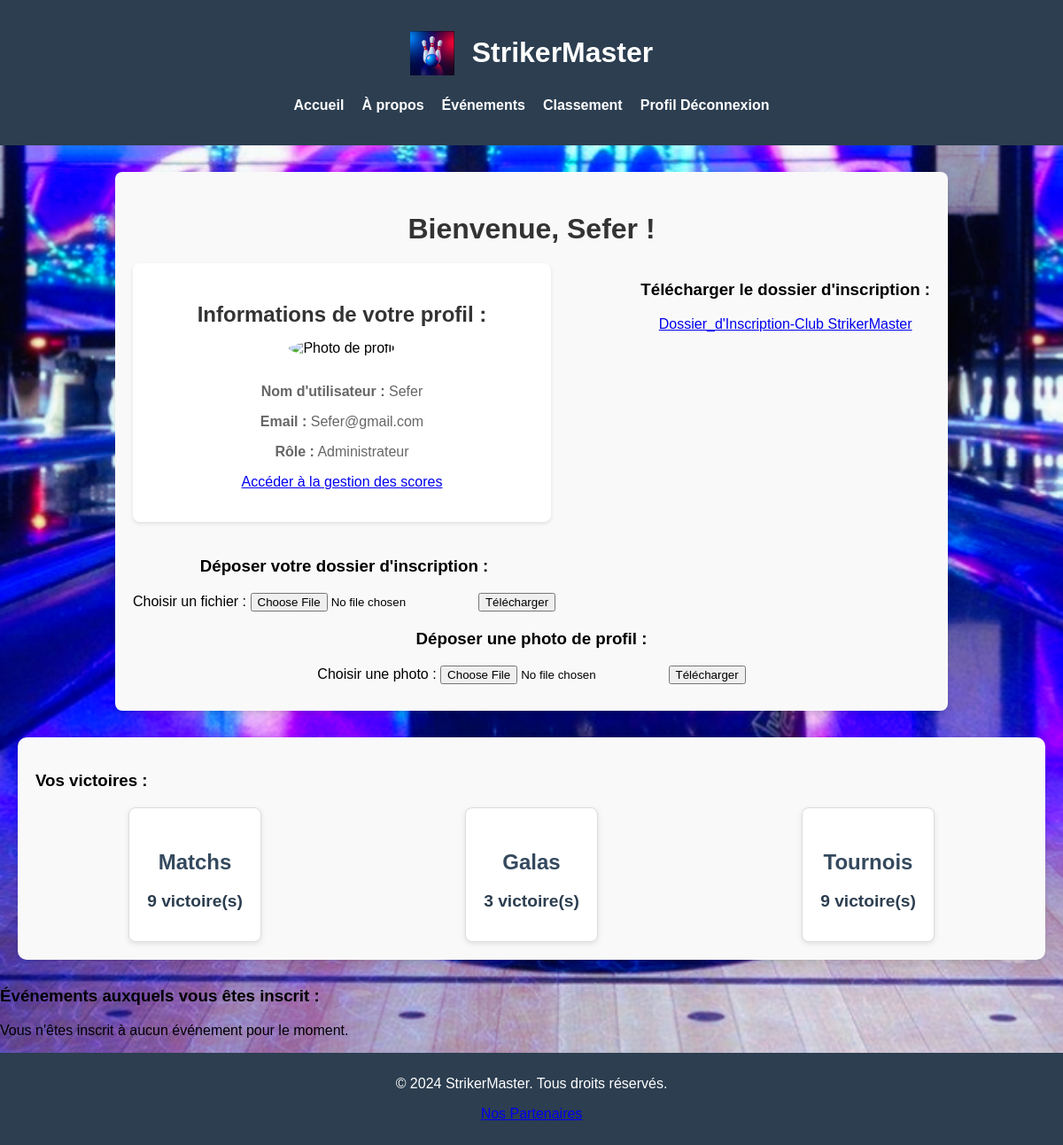
Page /profile.php (signed in) on the committed database.
### tables this page shows
CREATE TABLE IF NOT EXISTS `users` (
  `id` int NOT NULL AUTO_INCREMENT,
  `username` varchar(50) NOT NULL,
  `password` varchar(255) NOT NULL,
  `email` varchar(100) NOT NULL,
  `role` enum('admin','member') NOT NULL DEFAULT 'member',
  `profile_photo` varchar(255) DEFAULT NULL,
  `victoire_gala` int DEFAULT '0',
  `victoire_tournois` int DEFAULT '0',
  `victoire_match` int DEFAULT '0',
  `dossier` varchar(255) DEFAULT NULL,
  PRIMARY KEY (`id`)
);

### profile.php (the view, shortened to what this page needs)
<?php
$host = '127.0.0.1';
$dbname = 'strikermaster';
$username = 'root';
$password = '';
try {
    $pdo = new PDO("mysql:host=$host;dbname=$dbname;charset=utf8mb4", $username, $password);
    $pdo->setAttribute(PDO::ATTR_ERRMODE, PDO::ERRMODE_EXCEPTION);
} catch (PDOException $e) {
    die("Erreur de connexion à la base de données : " . $e->getMessage());
}
$user_id = $_SESSION['user_id'];
try {
    $stmt = $pdo->prepare("
        SELECT c.nom_event, c.type_event, DATE_FORMAT(c.date_event, '%d/%m/%Y') AS date_event_formatted
        FROM inscriptions i
        JOIN calendrier c ON i.event_id = c.id
        WHERE i.user_id = :user_id
        ORDER BY c.date_event ASC
    ");
    $stmt->execute(['user_id' => $user_id]);
    $userEvents = $stmt->fetchAll(PDO::FETCH_ASSOC);
} catch (PDOException $e) {
    die("Erreur lors de la récupération des événements : " . $e->getMessage());
}
try {
    $stmtVictories = $pdo->prepare("
        SELECT victoire_match, victoire_gala, victoire_tournois
        FROM users
        WHERE id = :user_id
    ");
    $stmtVictories->execute(['user_id' => $user_id]);
    $victories = $stmtVictories->fetch(PDO::FETCH_ASSOC);
    $matchVictories = $victories['victoire_match'];
    $galaVictories = $victories['victoire_gala'];
    $tournoiVictories = $victories['victoire_tournois'];
} catch (PDOException $e) {
    die("Erreur lors de la récupération des victoires : " . $e->getMessage());
}
?>
<!DOCTYPE html>
<html lang="fr">
<head>
    <link rel="stylesheet" href="styles.css">
</head>
<body>
    <header>
        <div class="logo">
            <img src="logo.png" alt="Logo StrikerMaster">
            <h1>StrikerMaster</h1>
        </div>
        <nav>
            <ul>
                <li><a href="index.php">Accueil</a></li>
                <li><a href="about.php">À propos</a></li>
                <li><a href="events.php">Événements</a></li>
                <li><a href="classement.php">Classement</a></li>
                <li>
                    <?php if (isset($_SESSION['username'])): ?>
                        <a href="profile.php">Profil</a>
                        <a href="deconnexion.php">Déconnexion</a>
                    <?php else: ?>
                        <a href="connexion.php">Connexion</a>
                    <?php endif; ?>
                </li>
            </ul>
        </nav>
    </header>
    <main>
        <section class="profile-container">
            <h2>Bienvenue, <?= htmlspecialchars($_SESSION['username']); ?> !</h2>
            <div class="profile-details">
                <div class="profile-info">
                    <h3>Informations de votre profil :</h3>
                    <img
                        src="<?= isset($_SESSION['profile_photo']) ? htmlspecialchars($_SESSION['profile_photo']) : 'default_profile.png'; ?>"
                        alt="Photo de profil"
                        class="profile-photo"
                    >
                    <p><strong>Nom d'utilisateur :</strong> <?= htmlspecialchars($_SESSION['username']); ?></p>
                    <p><strong>Email :</strong> <?= htmlspecialchars($_SESSION['email']); ?></p>
                    <p><strong>Rôle :</strong> <?= htmlspecialchars($_SESSION['role'] === 'admin' ? 'Administrateur' : 'Membre'); ?></p>
                    <?php if ($_SESSION['role'] === 'admin'): ?>
                        <p><a href="modification_score.php">Accéder à la gestion des scores</a></p>
                    <?php endif; ?>
                </div>
                <section class="download-section">
                    <h3>Télécharger le dossier d'inscription :</h3>
                    <p><a href="Dossier d'Inscription - Club StrikerMaster" download>Dossier_d'Inscription-Club StrikerMaster</a></p>
                </section>
                <section class="upload-dossier">
                    <h3>Déposer votre dossier d'inscription :</h3>
                    <form action="upload_dossier.php" method="POST" enctype="multipart/form-data">
                        <label for="dossier-upload">Choisir un fichier :</label>
                        <input type="file" name="dossier" id="dossier-upload" accept=".pdf, .odt" required>
                        <button type="submit" name="upload_dossier">Télécharger</button>
                    </form>
                </section>
            </div>
            <div class="upload-section">
                <h3>Déposer une photo de profil :</h3>
                <form action="upload_photo.php" method="POST" enctype="multipart/form-data">
                    <label for="photo-upload">Choisir une photo :</label>
                    <input type="file" name="profile_photo" id="photo-upload" accept="image/*" required>
                    <button type="submit" name="upload_photo">Télécharger</button>
                </form>
            </div>
        </section>
        <section class="user-victories">
            <h3>Vos victoires :</h3>
            <div class="victory-counters">
                <div class="victory-counter">
                    <h4>Matchs</h4>
                    <p><strong><?= $matchVictories; ?></strong> victoire(s)</p>
                </div>
                <div class="victory-counter">
                    <h4>Galas</h4>
                    <p><strong><?= $galaVictories; ?></strong> victoire(s)</p>
                </div>
                <div class="victory-counter">
                    <h4>Tournois</h4>
                    <p><strong><?= $tournoiVictories; ?></strong> victoire(s)</p>
                </div>
            </div>
        </section>
        <section class="user-events">
            <h3>Événements auxquels vous êtes inscrit :</h3>
            <?php if (count($userEvents) > 0): ?>
                <table>
                    <thead>
                        <tr>
                            <th>Nom de l'événement</th>
                            <th>Type</th>
                            <th>Date</th>
                        </tr>
                    </thead>
                    <tbody>
                        <?php foreach ($userEvents as $event): ?>
                            <tr>
                                <td><?= htmlspecialchars($event['nom_event']); ?></td>
                                <td><?= htmlspecialchars($event['type_event']); ?></td>
                                <td><?= htmlspecialchars($event['date_event_formatted']); ?></td>
                            </tr>
                        <?php endforeach; ?>
                    </tbody>
                </table>
            <?php else: ?>
                <p>Vous n'êtes inscrit à aucun événement pour le moment.</p>
            <?php endif; ?>
        </section>
    </main>
    <footer>
        <p>&copy; 2024 StrikerMaster. Tous droits réservés.</p>
        <p><a href="partenaire.php">Nos Partenaires</a></p>
    </footer>
</body>
</html>

### styles.css (style rules this page uses)
body { font-family: Arial, sans-serif; margin: 0; padding: 0; background-image: url('background.png'); background-size: cover; display: flex; flex-direction: column; min-height: 100vh; }
header { background-color: #2c3e50; color: #ffffff; padding: 20px; text-align: center; }
header .logo { display: flex; align-items: center; justify-content: center; gap: 10px; }
header .logo img { height: 50px; margin-right: 10px; }
header nav ul { list-style: none; padding: 0; display: flex; justify-content: center; gap: 20px; margin-top: 10px; }
header nav ul li { display: inline; }
header nav ul li a { text-decoration: none; color: #ffffff; font-weight: bold; }
.profile-container { margin: 30px auto; width: 80%; max-width: 900px; background-color: #f9f9f9; padding: 20px; border-radius: 8px; box-shadow: 0 4px 6px rgba(0, 0, 0, 0.1); text-align: center; }
.profile-container h2 { font-size: 2rem; margin-bottom: 20px; color: #333; }
.profile-details { display: flex; justify-content: space-between; flex-wrap: wrap; }
.profile-info, .profile-actions { background-color: #fff; padding: 20px; border-radius: 8px; box-shadow: 0 2px 4px rgba(0, 0, 0, 0.1); width: 48%; margin-bottom: 20px; }
.profile-info h3, .profile-actions h3 { font-size: 1.5rem; margin-bottom: 15px; color: #333; }
.profile-info p, .profile-actions ul { font-size: 1rem; color: #666; }
.profile-photo { width: 150px; height: 150px; border-radius: 50%; object-fit: cover; margin-bottom: 15px; }
.upload-section { margin-top: 20px; }
.upload-section input[type="file"] { margin-bottom: 10px; }
.user-victories { margin: 30px 20px; padding: 20px; background-color: #f9f9f9; border-radius: 10px; box-shadow: 0 2px 8px rgba(0, 0, 0, 0.1); }
.victory-counters { display: flex; justify-content: space-around; gap: 20px; text-align: center; }
.victory-counter { background-color: #ffffff; border: 1px solid #ddd; border-radius: 8px; padding: 15px 20px; box-shadow: 0 2px 6px rgba(0, 0, 0, 0.1); transition: transform 0.3s ease, box-shadow 0.3s ease; }
.victory-counter h4 { font-size: 1.5rem; color: #34495e; margin-bottom: 10px; }
.victory-counter p { font-size: 1.2rem; color: #2c3e50; font-weight: bold; }
footer { text-align: center; padding: 10px 0; background-color: #2c3e50; color: #ffffff; margin-top: auto; }

### rows in the picture
users: victoire_match "9", victoire_gala "3", victoire_tournois "9"

### other values in the picture
$_SESSION['username'] "Sefer"
$_SESSION['email'] "Sefer@gmail.com"
$_SESSION['role'] === 'admin' ? 'Administrateur' : 'Membre' "Administrateur"
